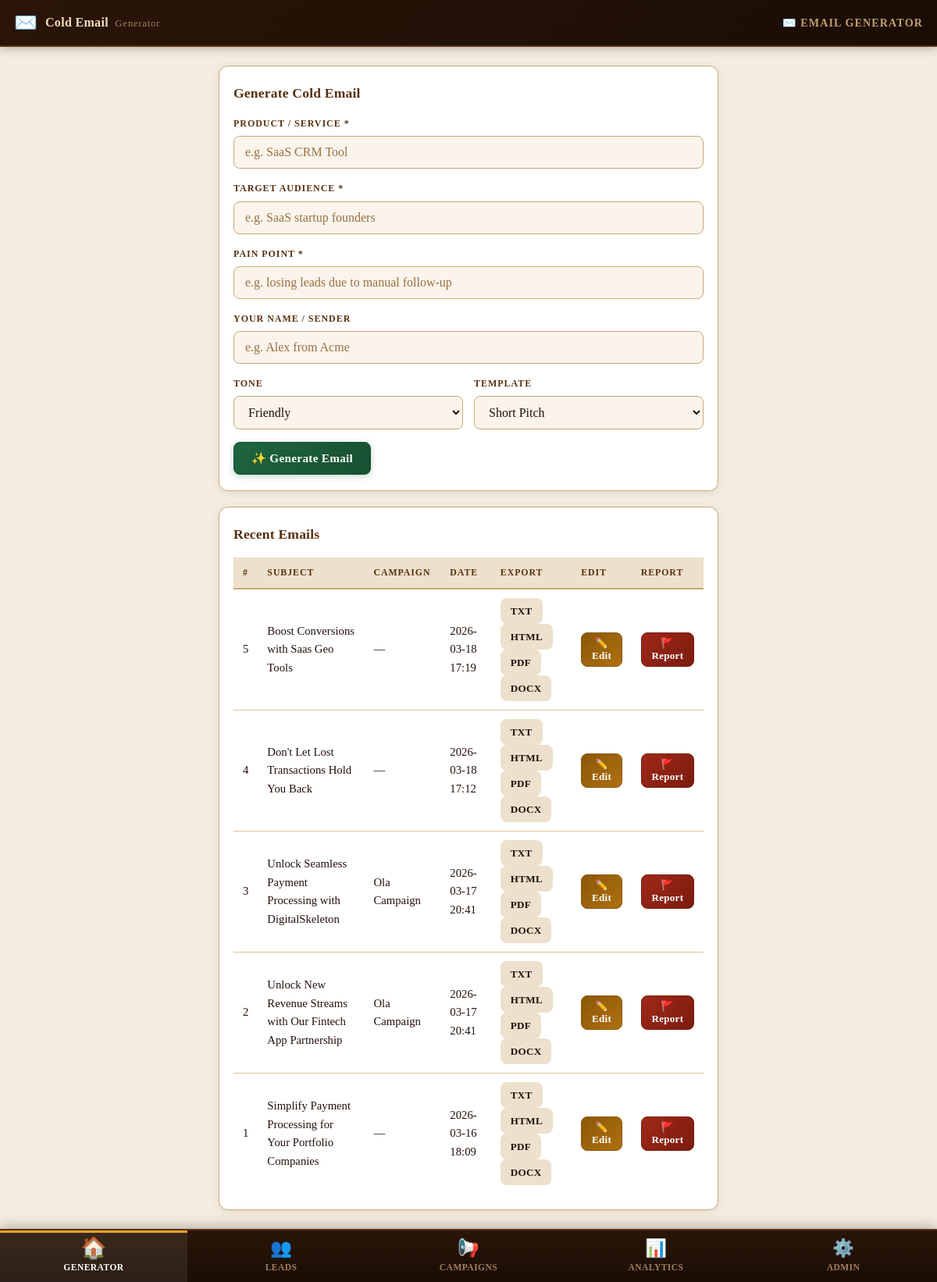
The page / on the database its author committed.
### tables this page shows
CREATE TABLE emails (
            id          INTEGER PRIMARY KEY AUTOINCREMENT,
            campaign_id INTEGER REFERENCES campaigns(id),
            lead_id     INTEGER REFERENCES leads(id),
            subject     TEXT,
            body        TEXT,
            opened      INTEGER DEFAULT 0,
            replied     INTEGER DEFAULT 0,
            created_at  DATETIME DEFAULT CURRENT_TIMESTAMP
        );

CREATE TABLE campaigns (
            id            INTEGER PRIMARY KEY AUTOINCREMENT,
            name          TEXT NOT NULL,
            product       TEXT NOT NULL,
            template_type TEXT DEFAULT "short_pitch",
            tone          TEXT DEFAULT "friendly",
            sender        TEXT DEFAULT "",
            created_at    DATETIME DEFAULT CURRENT_TIMESTAMP
        , pain_point TEXT DEFAULT "");

### app.py (the view)
@app.route('/')
def index():
    db = get_db()
    emails = db.execute(
        'SELECT e.*, c.name as campaign_name FROM emails e '
        'LEFT JOIN campaigns c ON e.campaign_id = c.id '
        'ORDER BY e.created_at DESC LIMIT 20'
    ).fetchall()
    return render_template('index.html', emails=emails)

### models/db.py (called while the page is built)
def get_db():
    if 'db' not in g:
        g.db = sqlite3.connect(
            config.DATABASE_PATH,
            detect_types=sqlite3.PARSE_DECLTYPES
        )
        g.db.row_factory = sqlite3.Row
        g.db.execute('PRAGMA journal_mode=WAL')
        g.db.execute('PRAGMA foreign_keys=ON')
    return g.db

### templates/index.html (shortened to what this page needs)
{% extends "base.html" %}
{% block page_title %}✉️ Email Generator{% endblock %}
{% block content %}
<div class="gen-grid" id="gen-grid">
  <div class="card">
    <h2 class="card-title">Generate Cold Email</h2>
    <form id="gen-form">
      <div class="form-group">
        <label for="product">Product / Service *</label>
        <input type="text" id="product" name="product" placeholder="e.g. SaaS CRM Tool" required />
      </div>
      <div class="form-group">
        <label for="audience">Target Audience *</label>
        <input type="text" id="audience" name="audience" placeholder="e.g. SaaS startup founders" required />
      </div>
      <div class="form-group">
        <label for="pain_point">Pain Point *</label>
        <input type="text" id="pain_point" name="pain_point" placeholder="e.g. losing leads due to manual follow-up" required />
      </div>
      <div class="form-group">
        <label for="sender">Your Name / Sender</label>
        <input type="text" id="sender" name="sender" placeholder="e.g. Alex from Acme" />
      </div>
      <div class="form-row">
        <div class="form-group">
          <label for="tone">Tone</label>
          <select id="tone" name="tone">
            <option value="friendly">Friendly</option>
          </select>
        </div>
        <div class="form-group">
          <label for="template_type">Template</label>
          <select id="template_type" name="template_type">
            <option value="short_pitch">Short Pitch</option>
          </select>
        </div>
      </div>
      <button type="submit" class="btn btn-primary" id="gen-btn">
        ✨ Generate Email
      </button>
    </form>
  </div>
</div>
{% if emails %}
<div class="card mt-4">
  <h2 class="card-title">Recent Emails</h2>
  <div class="table-wrap">
    <table class="data-table">
      <thead>
        <tr>
          <th>#</th>
          <th>Subject</th>
          <th>Campaign</th>
          <th>Date</th>
          <th>Export</th>
          <th>Edit</th>
          <th>Report</th>
        </tr>
      </thead>
      <tbody>
        {% for e in emails %}
        <tr id="email-row-{{ e.id }}">
          <td>{{ e.id }}</td>
          <td class="email-subject-cell">{{ e.subject }}</td>
          <td>{{ e.campaign_name or '—' }}</td>
          <td>{{ e.created_at[:16] }}</td>
          <td>
            <a href="/export/{{ e.id }}/txt"  class="btn btn-xs">TXT</a>
            <a href="/export/{{ e.id }}/html" class="btn btn-xs">HTML</a>
            <a href="/export/{{ e.id }}/pdf"  class="btn btn-xs">PDF</a>
            <a href="/export/{{ e.id }}/docx" class="btn btn-xs">DOCX</a>
          </td>
          <td>
            <button class="btn btn-xs btn-edit" onclick="openEditModal({{ e.id }})">✏️ Edit</button>
          </td>
          <td>
            <button class="btn btn-xs btn-report" data-id="{{ e.id }}" onclick="openReportModal({{ e.id }})">🚩 Report</button>
          </td>
        </tr>
        {% endfor %}
      </tbody>
    </table>
  </div>
</div>
{% endif %}
{% endblock %}

### static/style.css (style rules this page uses)
*, *::before, *::after { box-sizing: border-box; margin: 0; padding: 0; }
:root { --bg: #f4ece0; --surface: #ffffff; --surface2: #faf4ec; --surface3: #ede0cc; --border: #c8a878; --border-lt: #dfc090; --green: #1f6640; --green-hover: #165030; --green-lt: #278050; --red: #a02818; --red-lt: #c8341e; --amber: #8a5808; --amber-lt: #b07010; --lemon: #607010; --lemon-lt: #788c18; --brown: #5a3010; --brown-lt: #7a4818; --primary: var(--green); --primary-hover: var(--green-hover); --accent: var(--red); --success-bg: #e8f5ee; --success-bd: #3a9a60; --success-tx: #1a5c38; --error-bg: #fdecea; --error-bd: #c83428; --error-tx: #8a1c14; --info-bg: #eaf4f0; --info-bd: #4a9a70; --info-tx: #1e5c40; --warn-bg: #fdf4e0; --warn-bd: #c09020; --warn-tx: #7a5808; --text: #22110a; --text-muted: #6a4020; --text-dim: #9a7040; --radius: 12px; --topnav-h: 60px; --bottomnav-h: 68px; }
html { font-size: 16px; }
body { font-family: 'Georgia', 'Times New Roman', serif; background: var(--bg); color: var(--text); display: flex; flex-direction: column; min-height: 100vh; line-height: 1.6; }
.card { background: var(--surface); border: 1px solid var(--border); border-radius: var(--radius); padding: 20px 18px; box-shadow: 0 2px 10px rgba(90,48,16,0.10); }
.card-title { font-size: 1.1rem; font-weight: 700; font-family: 'Georgia', serif; color: var(--brown); margin-bottom: 16px; letter-spacing: 0.01em; }
.mt-4 { margin-top: 20px; }
.gen-grid { display: block; margin-bottom: 20px; }
.gen-grid > .card { margin-bottom: 16px; }
.form-group { margin-bottom: 16px; }
.form-group label { display: block; font-size: 0.75rem; font-weight: 700; color: var(--brown); margin-bottom: 6px; text-transform: uppercase; letter-spacing: 0.08em; font-family: 'Georgia', serif; }
.form-row { display: grid; grid-template-columns: 1fr 1fr; gap: 14px; }
input[type="text"], input[type="email"], input[type="password"], input[type="file"], select, textarea { width: 100%; background: var(--surface2); border: 1px solid var(--border); border-radius: 8px; color: var(--text); padding: 11px 14px; font-size: 1rem; font-family: 'Georgia', serif; outline: none; transition: border-color 0.2s, box-shadow 0.2s; }
select option { background: #fff; color: var(--text); }
::placeholder { color: var(--text-dim); opacity: 1; }
.btn { display: inline-flex; align-items: center; gap: 7px; padding: 11px 22px; border-radius: 8px; border: 1px solid transparent; cursor: pointer; font-size: 0.95rem; font-weight: 700; font-family: 'Georgia', serif; text-decoration: none; letter-spacing: 0.02em; transition: all 0.18s; background: var(--surface3); color: var(--text); }
.btn-primary { background: linear-gradient(135deg, var(--green), var(--green-hover)); color: #fff; border-color: var(--green-hover); box-shadow: 0 2px 8px rgba(31,102,64,0.28); }
.btn-xs { padding: 5px 12px; font-size: 0.82rem; }
.table-wrap { overflow-x: auto; }
.data-table { width: 100%; border-collapse: collapse; font-size: 0.92rem; }
.data-table th { text-align: left; padding: 10px 12px; background: var(--surface3); color: var(--brown); font-size: 0.74rem; text-transform: uppercase; letter-spacing: 0.08em; font-family: 'Georgia', serif; font-weight: 700; border-bottom: 2px solid var(--border); }
.data-table td { padding: 11px 12px; border-bottom: 1px solid var(--border-lt); vertical-align: middle; font-size: 0.92rem; color: var(--text); }
.data-table tr:last-child td { border-bottom: none; }
.btn-edit { background: linear-gradient(135deg, var(--amber), var(--amber-lt)); color: #fff; border-color: var(--amber); }
.btn-report { background: linear-gradient(135deg, var(--red), #7a1c0e); color: #fff; border-color: #7a1c0e; }

### rows shown on the page
emails: id "5", subject "Boost Conversions with Saas Geo Tools", campaign_name "—", created_at "2026-03-18 17:19"
emails: id "4", subject "Don't Let Lost Transactions Hold You Back", campaign_name "—", created_at "2026-03-18 17:12"
emails: id "3", subject "Unlock Seamless Payment Processing with DigitalSkeleton", name "Ola Campaign", created_at "2026-03-17 20:41"
emails: id "2", subject "Unlock New Revenue Streams with Our Fintech App Partnership", name "Ola Campaign", created_at "2026-03-17 20:41"
emails: id "1", subject "Simplify Payment Processing for Your Portfolio Companies", campaign_name "—", created_at "2026-03-16 18:09"
